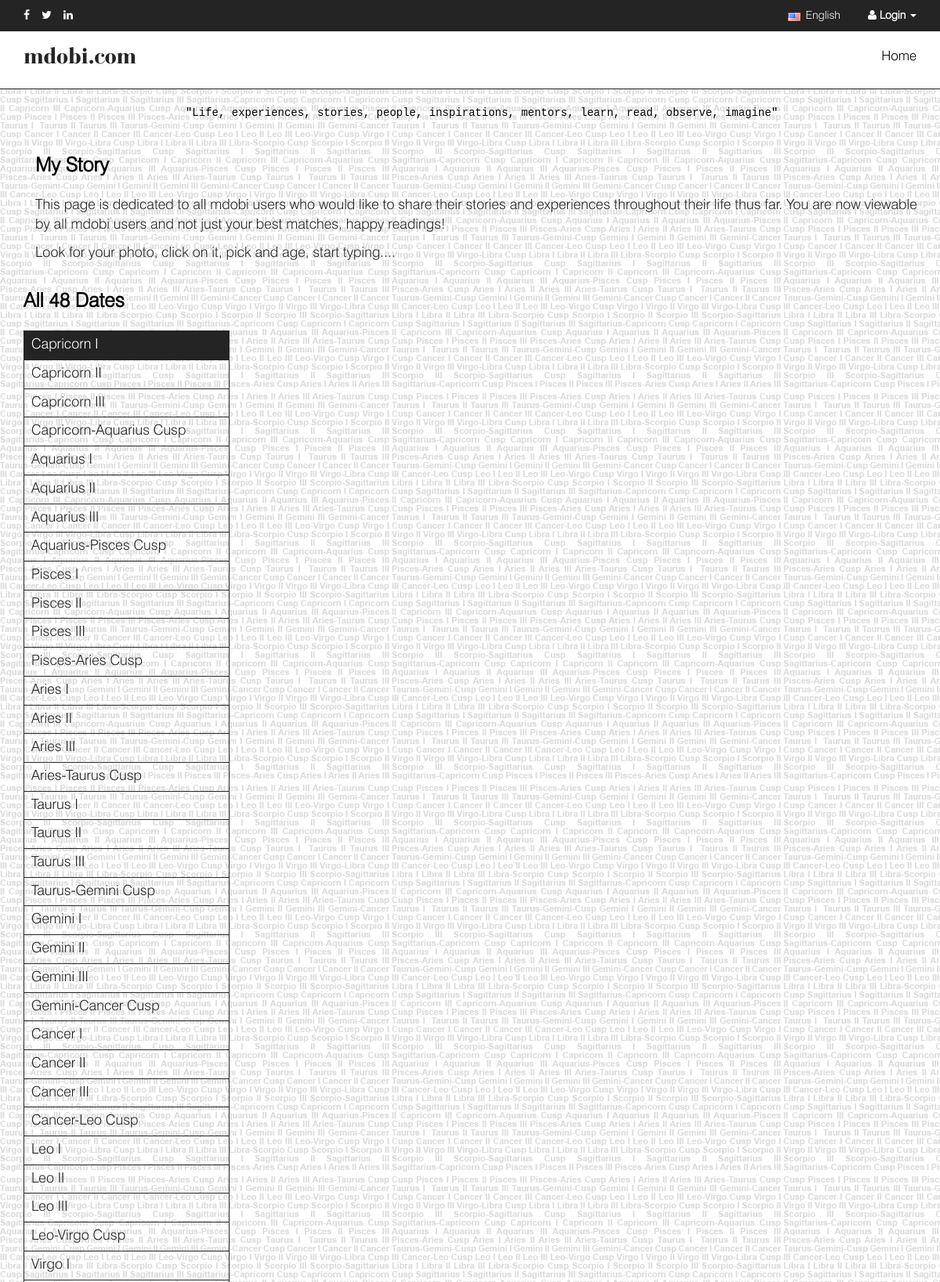
Page /horoscope.php (upper part) on the committed database.
### horoscope.php (the view, shortened to what this page needs)
  <!DOCTYPE html>
  <html>
  <head>
  <link rel="stylesheet" href="css/bootstrap.css">
  <link rel="stylesheet" href="css/font-awesome.css">
  <link rel="stylesheet" href="css/style.css">
  <link rel="stylesheet" href="css/flags.css">
  <link rel="stylesheet" href="css/responsive.css">
  </head>
<body>
  <div class="container-fluid top_header">
          <div class="container">
            <div class="row">
              <div class="col-lg-4 col-xs-4 col-sm-4">
                  <div class="social_icon">
                    <ul>
                      <li><a href="javascript:void(0)"  class="facebook customer share" onclick="javascript:genericSocialShare('http://www.facebook.com/sharer.php?u=http://www.mdobi.com')" title="Facebook Share"><i class="fa fa-facebook" aria-hidden="true"></i></a></li>
                      <li><a href="javascript:void(0)"  class="twitter customer share" onclick="javascript:genericSocialShare('http://twitter.com/share?url=http://www.mdobi.com')" title="Twitter Share"><i class="fa fa-twitter" aria-hidden="true"></i></a></li>
                      <li><a href="javascript:void(0)"  class="linkedin customer share" onclick="javascript:genericSocialShare('http://www.linkedin.com/shareArticle?mini=true&amp;url=http://www.mdobi.com')" title="LinkedIn Share"><i class="fa fa-linkedin" aria-hidden="true"></i></a></li>
                    </ul>
                  </div>
                  </div>
                <div class="col-lg-8 col-xs-8 col-sm-8">
                    <div class="login_bg">
                        <div class="languagebg">
                          <i class="flag flag-us"></i><span>English</span>
                        </div>
                        <div class="login">
                          <ul class="nav navbar-nav navbar-right">
                              <li>
                               <?php if(@$_SESSION['user_id']==true) { ?>
                                <i class="fa fa-user" aria-hidden="true"></i> <a href="logout.php"><samp>Log Out</samp></a>
                               <?php } else { ?>
                               <a href="#" id="login"> <i class="fa fa-user" aria-hidden="true"></i> <b>Login</b> <span class="caret"></span></a>
                               <?php } ?>
                        </div>
                       </div>
                    </div>
                </div>
          </div>
  </div>
  <div class="container_fluid sub_top">
  <div class="container">
  <div class="row">
  <div class="col-sm-4">
   <div class="logo"><p style="color:#242424;font-size: 30px;"><a style="color:#242424;" href="mdobi-content.php">mdobi.com</a></p></div></div>
<div class="col-xs-12 col-sm-8  col-lg-8 col-md-8">
      <div class="top_nav">
      <ul>
         <li><a href="index.php">Home</a></li>
      </ul>
        </div>
  </div>
  </div>
  </div>
  </div>
<section class="middle">
  <div class="container">
  <div class="container">
  <div class="row">
  <div class="col-lg-12">
  <div class="sub_heading">
    <center><samp>"Life, experiences, stories, people, inspirations, mentors, learn, read, observe, imagine"</samp></center>
  </div>
  </div>
  </div>
  <div class="row">
  <div class="col-lg-12">
  <div class="sub_heading">
    <span>My Story</span>
  </div>
  </div>
  </div>
  <div class="row">
  <div class="col-lg-12">
  <div>
    <p>This page is dedicated to all mdobi users who would like to share their stories and experiences throughout their life thus far. You are now viewable by all mdobi users and not just your best matches, happy readings!</p>
    <p>Look for your photo, click on it, pick and age, start typing.... </p>
  </div>
  </div>
  </div>
  </div>
  </div>
  <form name="frmSearch" method="post" action="horoscope.php">
  <div class="container">
    <div class="row">
            <div class="col-lg-12">
              <div class="sub_heading">
                <span>All 48 Dates</span>
              </div>
            </div>
    </div>
    <div class="row">
        <div class="col-lg-3">
                <div id="button">
                <ul>
                <?php
                $query = mysql_query("SELECT * FROM `zodiac-sun-sign`");
                while($row = mysql_fetch_array($query))
                {
                ?>
                 <li><a href="#" id="<?php echo $row['zodiacname'];?>" class="show_horo"><?php echo $row['zodiacname'];?></a></li>
                <?php } ?>
                </ul>
                </div>
        </div>
      </div>
      </div>
</form>
</section>
<?php include 'footer.php';?>

### css/style.css (style rules this page uses)
html, body { height: 100%; font:16px/1.2; background: url('../images/text.png');font-family: 'swis721_lt_btlight'; }
ul { margin: 0px; padding: 0px; }
ul li { margin: 0px; padding: 0px; }
.top_header { width: 100%; background-color: #252424; padding: 10px; }
.social_icon { float: left; }
.social_icon ul { list-style: none; margin: 0px; padding: 0px; color: #fff; }
.social_icon ul li { float: left; margin-left: 15px; }
.social_icon ul li:first-child { margin-left: 0px; }
.login_bg { float: right; color: #fff; }
.languagebg { float: left;margin-right:20px; }
.languagebg span { color: #fff; font-size:14px; }
#login { color: #fff !important; }
.login { float: left; }
.sub_top { padding: 10px 0px;border-bottom: 1px solid #252424;background-color: #fff; }
.logo { float: left;font-family: 'BodoniFLF' !important;font-weight: bold;font-style: normal; }
.top_nav { float: right;padding: 10px 0px; }
.top_nav ul { list-style: none; margin: 0px; padding: 0px; }
.top_nav ul li { float: left; margin-right:20px; }
.top_nav ul li:last-child { margin-right:0px; }
.top_nav ul li a { color: #000; text-decoration: none; font-size: 17px; }
.sub_heading { margin:20px 0px; }
.middle { min-height: 653px; }
.sub_heading samp { color: #000; font-size:14px; }
.sub_heading span { color: #000; font-size:25px; font-weight: bold; }
.share { color: #fff !important; }
#button { width: 100%; padding: 0 0 1em 0; margin-bottom: 1em; color: #333; }
#button ul { list-style: none; margin: 0; padding: 0; border: 1px solid #252424; }
#button li { border-bottom: 1px solid #252424; margin: 0; }
#button li a { display: block; padding: 5px 5px 5px 0.5em; color: ##252424; text-decoration: none; width: 100%; font-size: 18px; }
.activehoro { background-color: #252424; color: #fff; font-size: 20px; }

### css/flags.css (style rules this page uses)
.flag { width: 16px; height: 11px; background:url(../images/flags.png) no-repeat; margin-top: 6px; float: left; margin-right: 7px; }
.flag.flag-us { background-position: -160px -154px }

### css/responsive.css (style rules this page uses)
@media only screen and (min-width:1024px) and (max-width:1279px) { .middle { min-height: 600px; } }

### horoscope.php (style rules this page uses)
body p { font-size: 18px; }

### rows in the picture
zodiac-sun-sign: zodiacname "Capricorn I"
zodiac-sun-sign: zodiacname "Capricorn II"
zodiac-sun-sign: zodiacname "Capricorn III"
zodiac-sun-sign: zodiacname "Capricorn-Aquarius Cusp"
zodiac-sun-sign: zodiacname "Aquarius I"
zodiac-sun-sign: zodiacname "Aquarius II"
zodiac-sun-sign: zodiacname "Aquarius III"
zodiac-sun-sign: zodiacname "Aquarius-Pisces Cusp"
zodiac-sun-sign: zodiacname "Pisces I"
zodiac-sun-sign: zodiacname "Pisces II"
zodiac-sun-sign: zodiacname "Pisces III"
zodiac-sun-sign: zodiacname "Pisces-Aries Cusp"
zodiac-sun-sign: zodiacname "Aries I"
zodiac-sun-sign: zodiacname "Aries II"
zodiac-sun-sign: zodiacname "Aries III"
zodiac-sun-sign: zodiacname "Aries-Taurus Cusp"
zodiac-sun-sign: zodiacname "Taurus I"
zodiac-sun-sign: zodiacname "Taurus II"
zodiac-sun-sign: zodiacname "Taurus III"
zodiac-sun-sign: zodiacname "Taurus-Gemini Cusp"
zodiac-sun-sign: zodiacname "Gemini I"
zodiac-sun-sign: zodiacname "Gemini II"
zodiac-sun-sign: zodiacname "Gemini III"
zodiac-sun-sign: zodiacname "Gemini-Cancer Cusp"
zodiac-sun-sign: zodiacname "Cancer I"
zodiac-sun-sign: zodiacname "Cancer II"
zodiac-sun-sign: zodiacname "Cancer III"
zodiac-sun-sign: zodiacname "Cancer-Leo Cusp"
zodiac-sun-sign: zodiacname "Leo I"
zodiac-sun-sign: zodiacname "Leo II"
zodiac-sun-sign: zodiacname "Leo III"
zodiac-sun-sign: zodiacname "Leo-Virgo Cusp"
zodiac-sun-sign: zodiacname "Virgo I"
